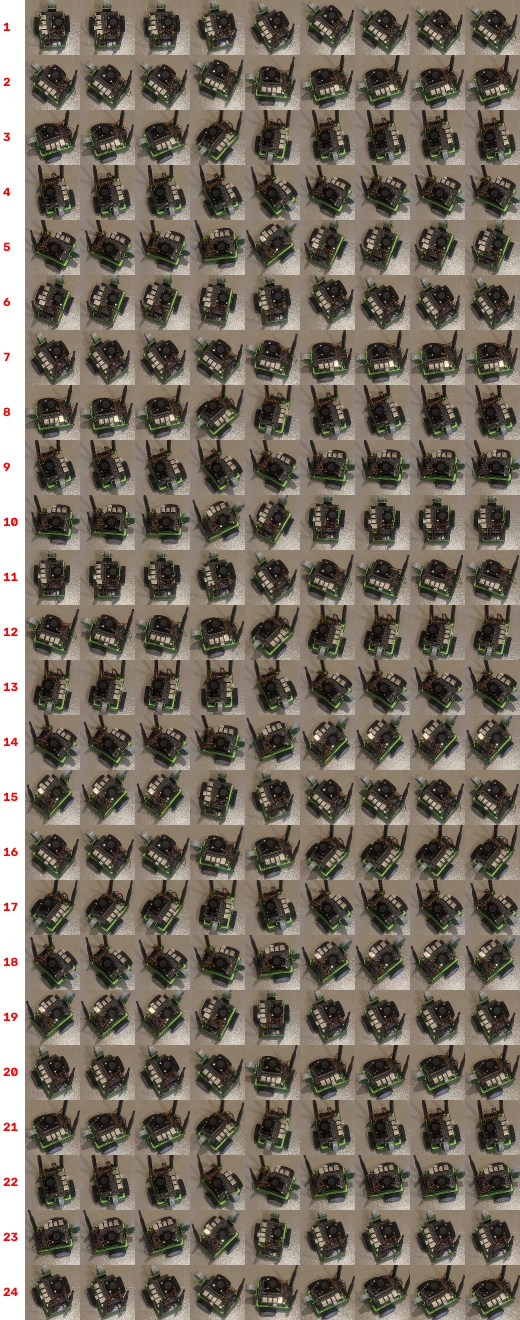
#> input picture data/real/robot2-2026-10-22/short_turns_24_sheet.jpg, 1040 x 2640 px (shown at 1/2 size)
$ python -i path_video_moving.py   (imports and definitions only)
#> lines starting #> are read from the running program, lines starting #| are printed output that depends on the picture; after the words box and inside, x2 and y2 are one past the last pixel; in counts of white or black regions, pixels touching at a corner belong together
#> further down, picture is the input picture: shape (2640, 1040, 3); mean B, G, R 93.6, 106, 114.5
"""The robot's path over a tiled floor, from a video in which the PHONE MOVED.

    .venv/bin/python tools/path_video_moving.py VIDEO --start S --end S --tile 0.5

tools/path_video.py needs a still camera. This one does not: each frame is
registered to the one before by matching features on the floor (the robot is
masked out), the registrations are chained back to a reference frame, and the
reference frame is tied to the floor by its tile joints as before.

Chaining accumulates error, so it is checked rather than trusted: at the end
of the run the tile joints are found afresh and mapped through the chain. If
the chain is good they land on whole multiples of the tile size.
"""
import argparse
import importlib.util
import json
import math
from pathlib import Path

import cv2
import numpy as np

spec = importlib.util.spec_from_file_location("pv", Path(__file__).with_name("path_video.py"))
pv = importlib.util.module_from_spec(spec)
# [1 line not run here, left out]


def robot_px(frame, near=None):
    """Centre of the robot in pixels: the green of its chassis."""
    hsv = cv2.cvtColor(frame, cv2.COLOR_BGR2HSV)
#> hsv: shape (2640, 1040, 3); mean H, S, V 20.8, 60.5, 115.5
    g = ((hsv[..., 0] > 35) & (hsv[..., 0] < 85) & (hsv[..., 1] > 70) & (hsv[..., 2] > 60)).astype(np.uint8)
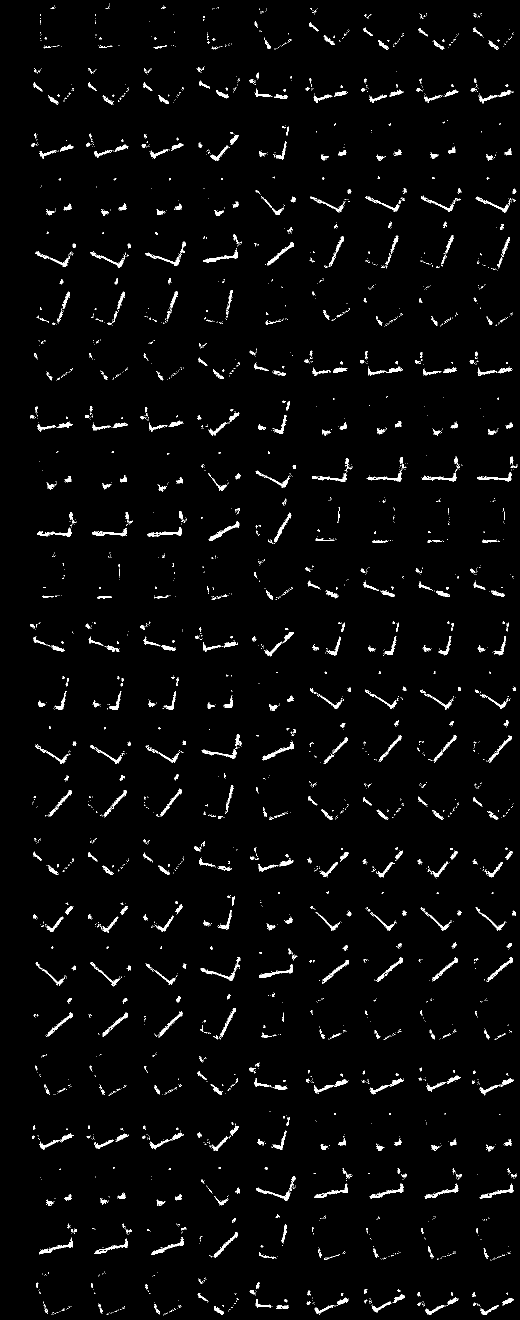
#> g: shape (2640, 1040) (shown at 1/2 size); values 0 (black) and 1 (white), 2.5% white; 3433 white regions (2854 under 20 px), largest, box (x1, y1, x2, y2) and area: (512, 2352, 591, 2401) 462, (524, 1483, 588, 1521) 418, (419, 1042, 479, 1082) 410
    g = cv2.morphologyEx(g, cv2.MORPH_CLOSE, np.ones((25, 25), np.uint8))
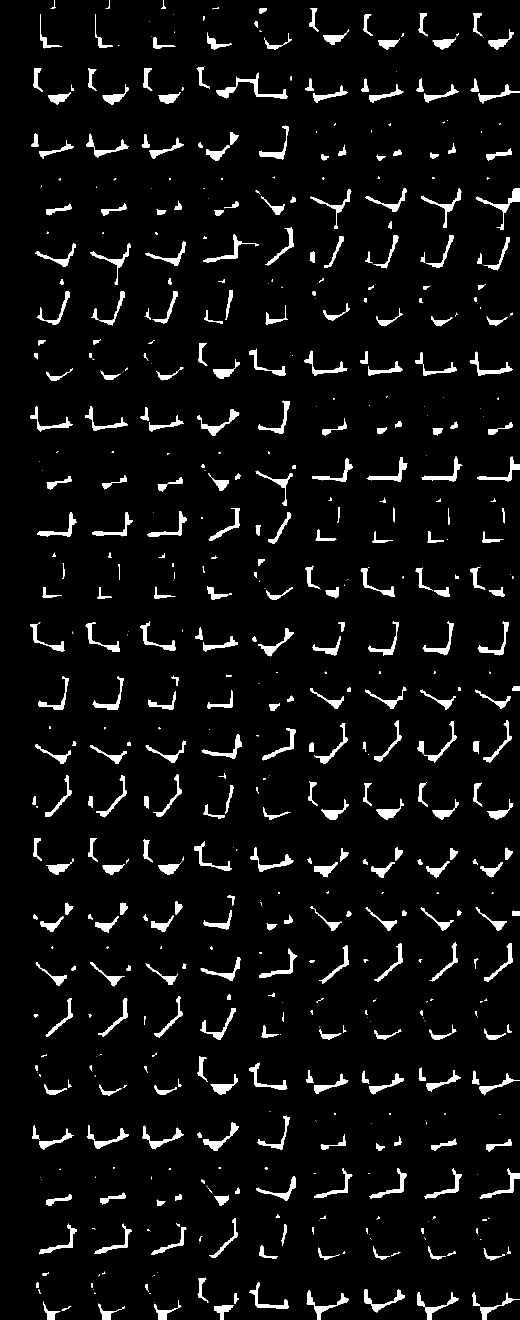
#> g: shape (2640, 1040) (shown at 1/2 size); values 0 (black) and 1 (white), 5% white; 640 white regions (218 under 20 px), largest, box (x1, y1, x2, y2) and area: (432, 145, 576, 198) 1351, (951, 377, 1040, 460) 1067, (613, 2581, 697, 2640) 995
    n, lab, stats, cent = cv2.connectedComponentsWithStats(g)
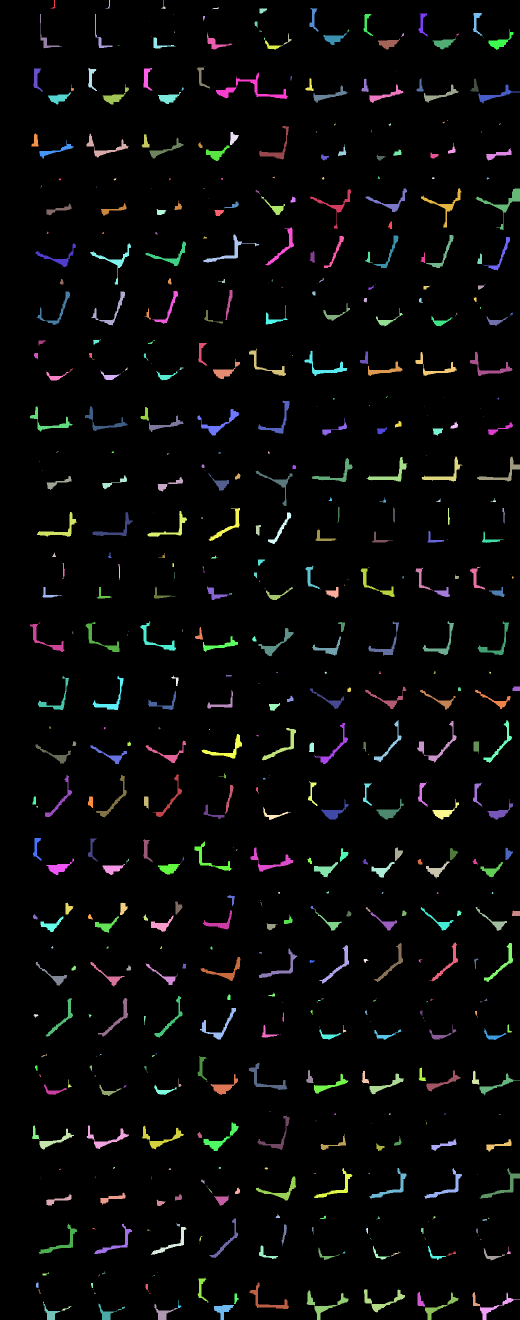
#> lab: shape (2640, 1040) int32 (shown at 1/2 size); 641 distinct labels, from 0 to 640; one colour per label, 0 black
#> n = 641; stats = 641 rows, first 6: [0, 0, 1040, 2640, 2607626], [101, 0, 11, 17, 47], [211, 0, 9, 17, 42], [322, 0, 9, 18, 41], [425, 14, 13, 5, 26], [519, 17, 15, 10, 111]; cent = 641 pairs, first value 68.66 to 1032.3, second value 9.45 to 2627.2
    best = None
    for k in range(1, n):
        if stats[k, cv2.CC_STAT_AREA] < 500:
            continue
        d = 0 if near is None else np.hypot(*(cent[k] - near))
        score = stats[k, cv2.CC_STAT_AREA] - 3 * d
        if best is None or score > best[0]:
            best = (score, cent[k])
#> this loop made 640 passes
#> (score, best) on passes 17, 41: (599, (599, [999.4, 84.02])), (1351, (1351, [498.8, 179.2]))
#> score on passes 21, 31, 32, 48, 49, 50: 516, 539, 504, 608, 582, 576
    return None if best is None else best[1]


# [87 lines left out: function main, not called in this run]


# [2 lines not run here, left out]

>>> import cv2
>>> picture = cv2.imread('../data/real/robot2-2026-10-22/short_turns_24_sheet.jpg')
>>> result = robot_px(picture)
#> result = [498.8, 179.2]

$ run again, on data/real/robot2-2026-10-22/spin_2_sheet.jpg
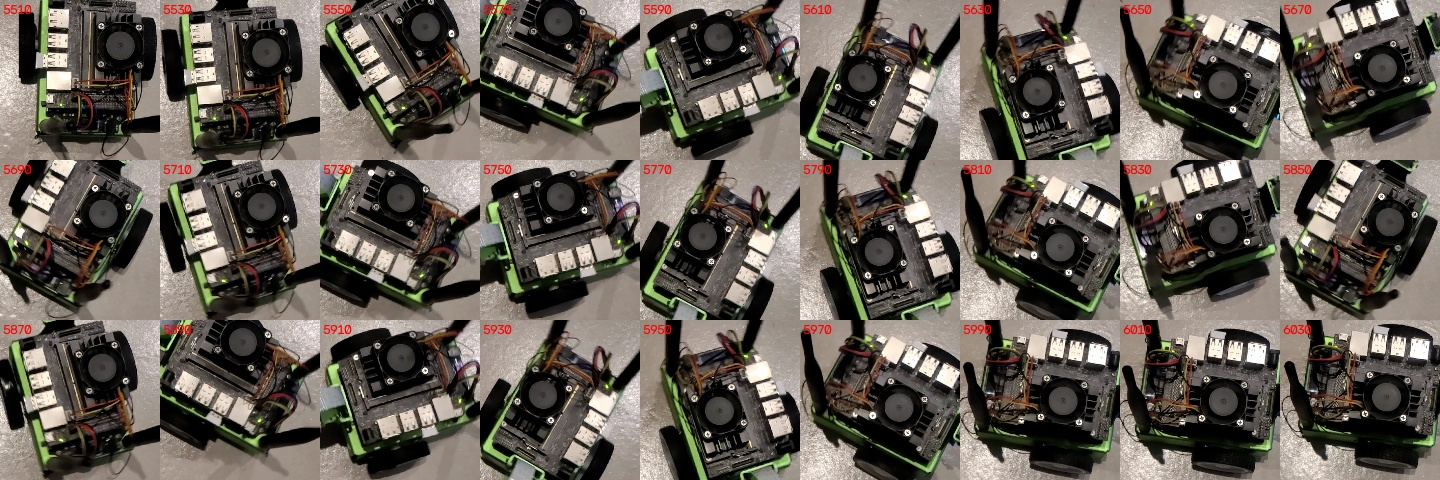
#> input picture data/real/robot2-2026-10-22/spin_2_sheet.jpg, 1440 x 480 px
#> picture is the input picture: shape (480, 1440, 3); mean B, G, R 83.7, 92.1, 98.9
#> hsv: shape (480, 1440, 3); mean H, S, V 25.8, 69.9, 100.2
#> in robot_px, `g = ((hsv[..., 0] > 35) & (hsv[..., 0] < 85) & (hsv[..., 1] > 70) & (h..`:
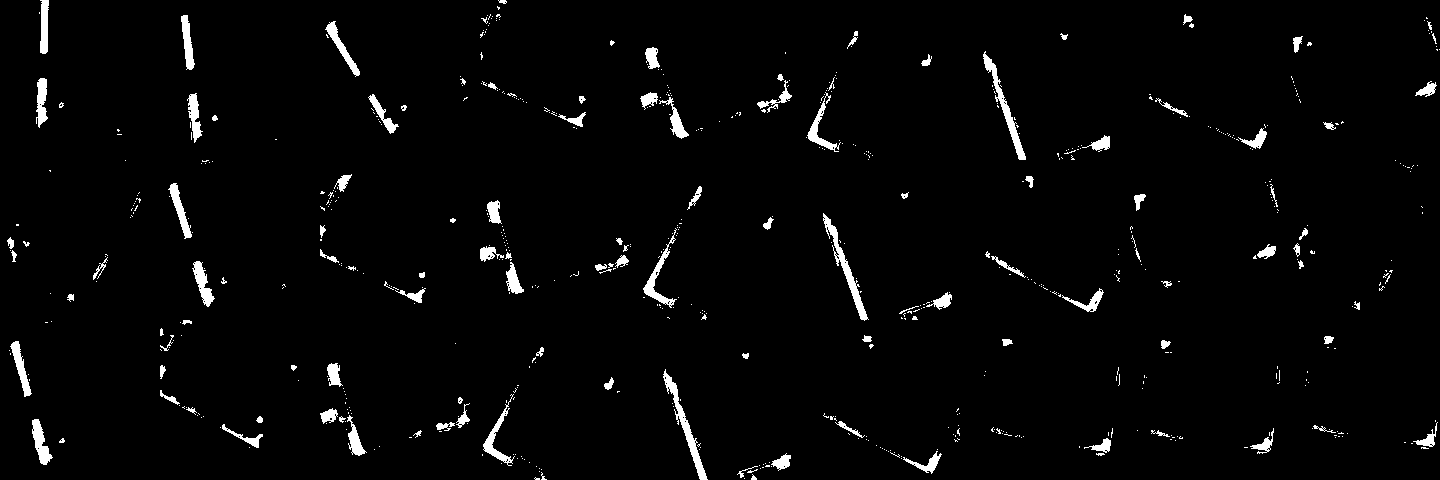
#> g: shape (480, 1440); values 0 (black) and 1 (white), 2.6% white; 670 white regions (555 under 20 px), largest, box (x1, y1, x2, y2) and area: (663, 369, 708, 480) 817, (823, 213, 869, 321) 798, (983, 51, 1026, 160) 758
#> in robot_px, `n, lab, stats, cent = cv2.connectedComponentsWithStats(g)`:
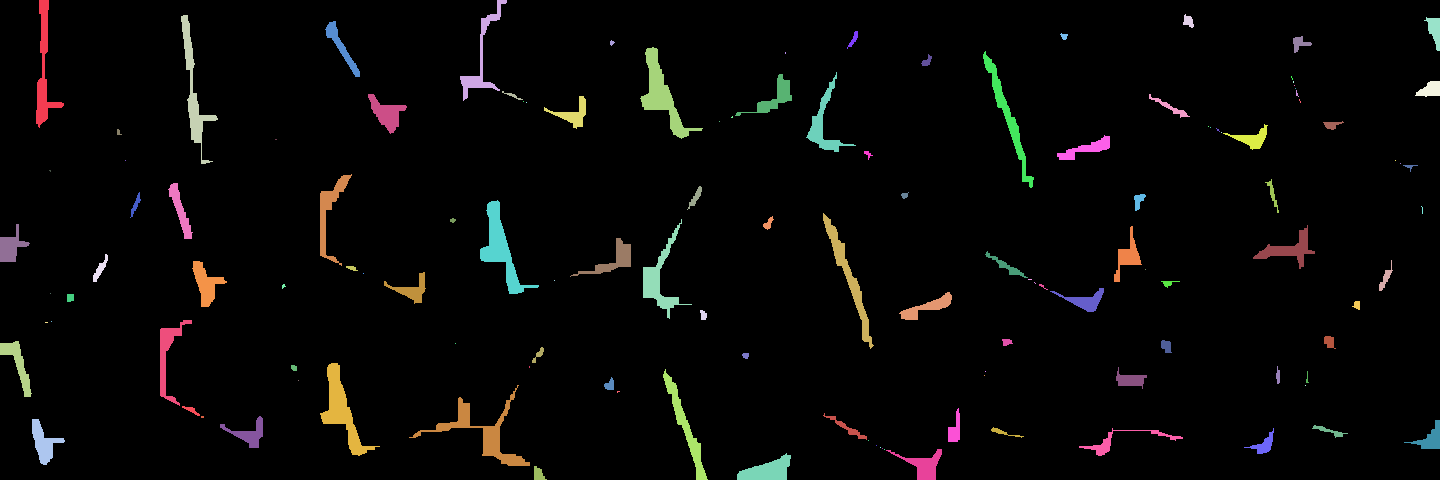
#> lab: shape (480, 1440) int32; 127 distinct labels, from 0 to 126; one colour per label, 0 black
#> n = 127; stats = 127 rows, first 6: [0, 0, 1440, 480, 658497], [36, 0, 28, 128, 1065], [460, 0, 47, 101, 801], [181, 15, 37, 149, 1175], [1183, 14, 11, 14, 96], [1424, 17, 16, 34, 290]; cent = 127 pairs, first value 10.5 to 1434.3, second value 20.82 to 473.8
#> the loop in robot_px, `for k in range(1, n):` made 126 passes
#> (score, best) on passes 1, 3, 11, 105: (1065, (1065, [43.61, 68.89])), (1175, (1175, [193.3, 90.47])), (1548, (1548, [661.7, 95.06])), (1568, (1568, [482.7, 432.8]))
#> result = [482.7, 432.8]

$ run again, on data/real/robot2-2026-10-22/spin_3_sheet.jpg
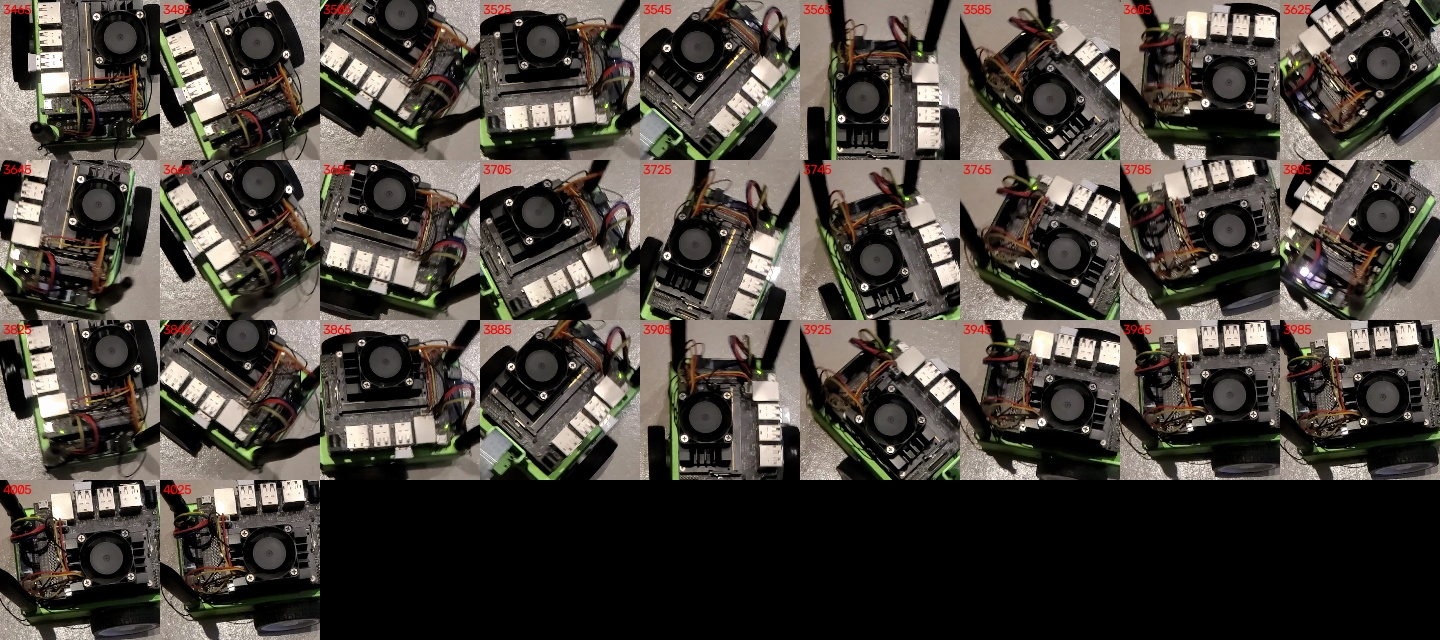
#> input picture data/real/robot2-2026-10-22/spin_3_sheet.jpg, 1440 x 640 px
#> picture is the input picture: shape (640, 1440, 3); mean B, G, R 60.2, 66.7, 72.4
#> hsv: shape (640, 1440, 3); mean H, S, V 21.5, 61.2, 73.4
#> in robot_px, `g = ((hsv[..., 0] > 35) & (hsv[..., 0] < 85) & (hsv[..., 1] > 70) & (h..`:
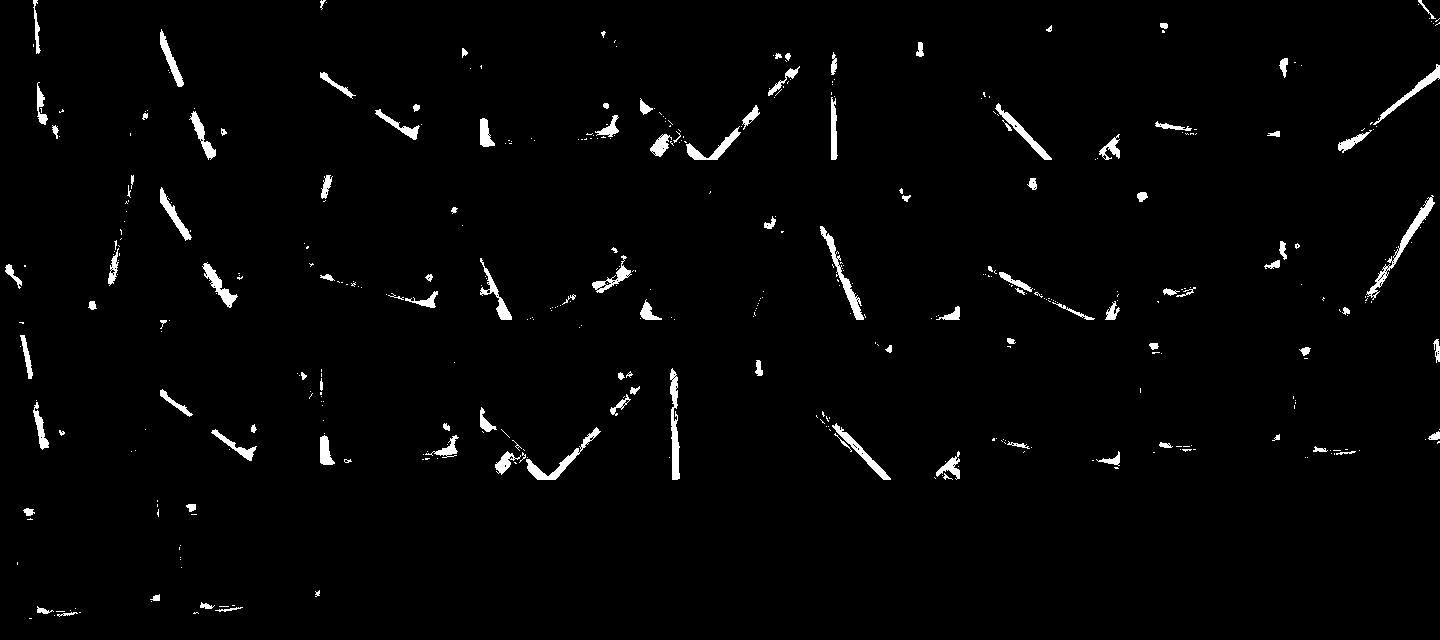
#> g: shape (640, 1440); values 0 (black) and 1 (white), 2% white; 442 white regions (324 under 20 px), largest, box (x1, y1, x2, y2) and area: (1366, 195, 1435, 300) 772, (670, 368, 680, 480) 678, (820, 226, 864, 320) 671
#> in robot_px, `n, lab, stats, cent = cv2.connectedComponentsWithStats(g)`:
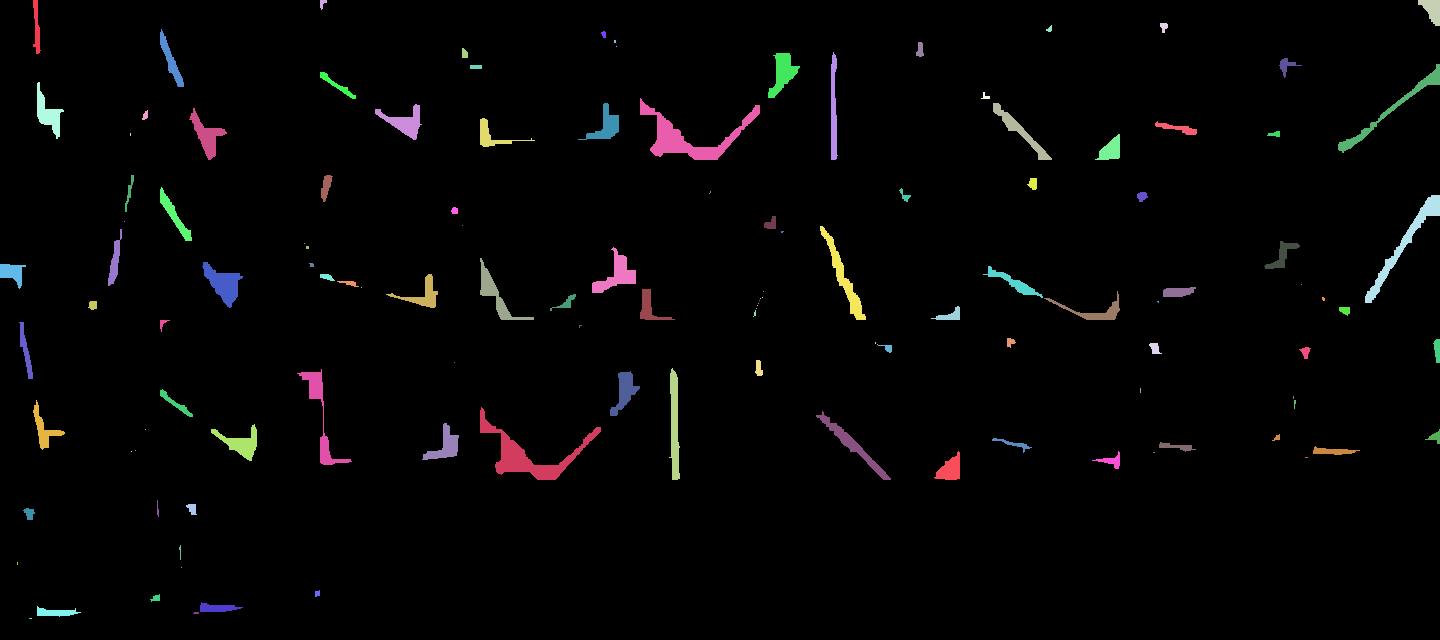
#> lab: shape (640, 1440) int32; 124 distinct labels, from 0 to 123; one colour per label, 0 black
#> n = 124; stats = 124 rows, first 6: [0, 0, 1440, 640, 892791], [33, 0, 8, 54, 244], [320, 0, 7, 10, 40], [1418, 0, 22, 26, 350], [1160, 23, 8, 10, 55], [1046, 25, 6, 7, 25]; cent = 124 pairs, first value 11.84 to 1436.9, second value 3.1 to 618
#> the loop in robot_px, `for k in range(1, n):` made 123 passes
#> (score, best) on passes 12, 16, 20, 96: (676, (676, [782.3, 72.62])), (865, (865, [1392.1, 108.7])), (1928, (1928, [689.1, 136.7])), (1938, (1938, [527.9, 454.3]))
#> result = [527.9, 454.3]
